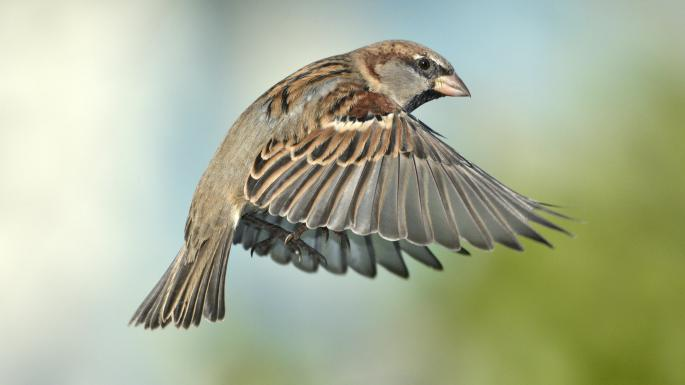
#> input picture sparrow.jpg, 685 x 385 px
$ jupyter execute Lab_2_1_Thresholding_Sparrow.ipynb   (shell and % lines are left out)
#> lines starting #> are read from the running program, lines starting #| are printed output that depends on the picture; after the words box and inside, x2 and y2 are one past the last pixel; in counts of white or black regions, pixels touching at a corner belong together
#  "Thresholding"

# Recap

This is the Lab on Thresholding for Classical Image Segmention in CE6003.  You should complete the tasks in this lab as part of the Thresholding section of the lesson.

Please remember this lab must be completed before taking the quiz at the end of this lesson.

First, if we haven't already done so, we need to clone the various images and resources needed to run these labs into our workspace.

# Introduction

In this lab we introduce our first image segmentation project where we will use thresholding operations to segment a relatively simple image. We will work through this project using the types of image processing techniques such projects typically need and then segment an image.

At the end of the lab we'll review the work we've done and assess what types of images and projects this approach is effective for.

# Goal

In this tutorial we will learn about three key items:
* The general image processing algorithms that are required for most image processing projects; e.g. denoising,
* Using our first classical segmentation technique on images (thresholding);
* How to use Otsu's Method to automatically find a suitable threshold level to segment an image.

# Background

Image segmentation is the process of partitioning a digital image into multiple segments to make the image easier to analyze.  Often we are looking to locate objects and boundaries in the original image.

A more precise way of looking at it is to say that image segmentation's goal is to assign a label to every pixel in an image such that pixels with the same label share certain characteristics.

For example, these images show a typical road scene on the left and a segmented version of the image on the right where the cars have been separated from the road, the buildings, the people in the scene, etc.

<p float="center">

</p>

# Our First Segmenter

So, now that we've seen what is possible, let's start by solving our first segmentation problem.

Let's look at this image of a starfish.  Let's examine it in its original color, in grayscale and in black and white.

Colour                            |  Grayscale                           |  Black & White
:--------------------------------:|:------------------------------------:|:---------------------------:
   |  |

We are searching these images for clues as to how we might be able to segment them into two regions - the 'starfish' region and the 'not starfish' region.

It turns out we can segment this image into a region approximating the starfish and a background region (the 'not starfish; region) using thresholding, along with general purpose image processing techniques such as denoising, morphological operations, and some contour detection and drawing.  Finally, once we've established a boundary for the starfish, we can fill our starfish shape. After that we'll use some bitwise operations to overlay our segmented image over the original image.

First, lets use OpenCV's fastN1MeansDenoisingColored routine to denoise the image.  We're using a larger 'h' and 'hColor' value than typically used as the image is more noisy than images typically used with these technique.  (This should make more sense as we go forward into the CNN segmentation examples).

[cell 1]
import cv2
import numpy as np
import matplotlib.pyplot as plt
img = cv2.imread("./sparrow.jpg")
#> img is the input picture: shape (385, 685, 3); mean B, G, R 149.9, 177.3, 169.6
plt.imshow(img)

[cell 2]
# Apply some blurring to reduce noise

# h is the Parameter regulating filter strength for luminance component.
# Bigger h value perfectly removes noise but also removes image details,
# smaller h value preserves details but also preserves some noise

# Hint: I recommend using larger h and hColor values than typical to remove noise at the
# expense of losing image details

# YOUR CODE HERE
# Experiment with setting h and hColor to a suitable value.
# Exercise: Insert code here to set values for h and hColor.
h = 10
hColor = 10
# END YOUR CODE HERE

# Default values
templateWindowSize = 7
searchWindowSize = 21

blur = cv2.fastNlMeansDenoisingColored(img, None, h, hColor,templateWindowSize,searchWindowSize)

plt.imshow(cv2.cvtColor(blur, cv2.COLOR_BGR2RGB))
plt.show()

Now, lets run a morphological operation on the blurred image.

For this example, we are going to generate a gradient.

This builds on dilation and erosion.  You can read more about erosion and dilation
in the 'Basics' section of Lesson 2.

Today we are going to use them to generate an outline for our starfish.

# Edge Detection
Instead of using a gradient, you could use an edge detection such as Sobol, Laplacian and Canny here in combination with adjusting the image denoising step above.  I'll leave those as an exercise for the reader for now!

[cell 3]
# Apply a morphological gradient (dilate the image, erode the image, and take the difference

elKernel = cv2.getStructuringElement(cv2.MORPH_ELLIPSE, (15,15))

# YOUR CODE HERE
# Exercise: Use openCV's morphologyEx to generate a gradient using the kernel above
gradient = cv2.morphologyEx(blur, cv2.MORPH_GRADIENT, elKernel)
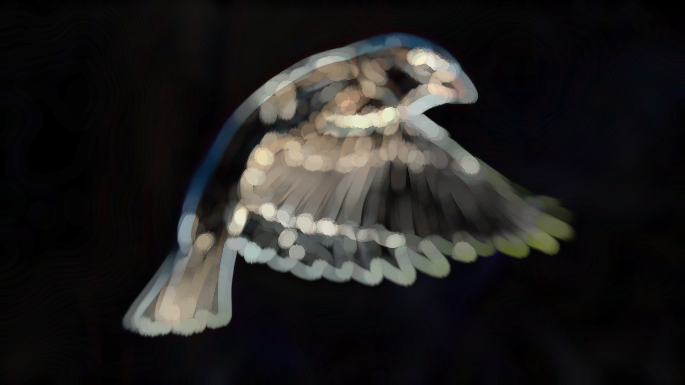
#> gradient: shape (385, 685, 3); mean B, G, R 31.2, 31.8, 33.1
# END YOUR CODE HERE

plt.imshow(cv2.cvtColor(gradient, cv2.COLOR_BGR2RGB))

We now have completed the pre-processing of our image.

From this point onwards, we are concerning ourselves with:

a) filling the region of interest, and

b) removing artefacts from the image which we are not interested in.

There are quite a few approaches we can take to this (including not doing them at all), but today lets apply OTSU's threshold to convert the image to black and white, and perform a closing operation to 'fill in' the starfish and then perform some erosion to remove parts of the image that we consider noise.

## OTSU Thresholding
When converting from a grayscale image to a black and white image, selecting a good threshold value can be a time-consuming and manual process.  There are a number of automatic thresholding techniques available - and Otsu's method thresholding is one of the better known techniques.

Conceptually simple, and relatively low cost computationally, Otsu's threshold iterate through all the possible threshold values to find the threshold value where the sum of foreground and background spreads is at its minimum.

[cell 4]
# Apply Otsu's method - or you can adjust the level at which thresholding occurs
# and see what the effect of this is

# Convert gradient to grayscale
gradient_a = cv2.cvtColor(gradient, cv2.COLOR_BGR2GRAY)
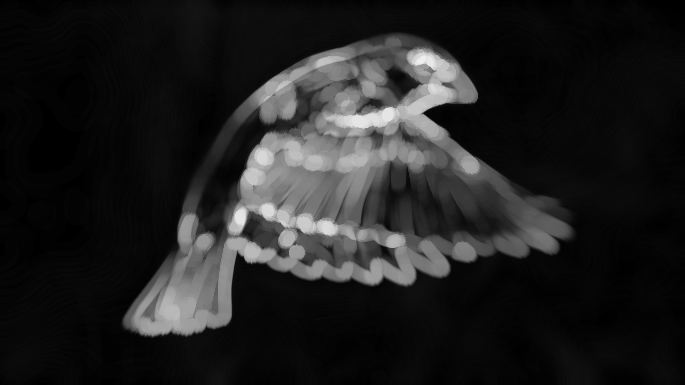
#> gradient_a: shape (385, 685); min 0, max 238, mean 32.1


# YOUR CODE HERE
# Exercise: Generate a matrix called otsu using OpenCV's threshold() function.  Use
# Otsu's method.
ret, otsu = cv2.threshold(gradient_a, 0, 255,  cv2.THRESH_OTSU)
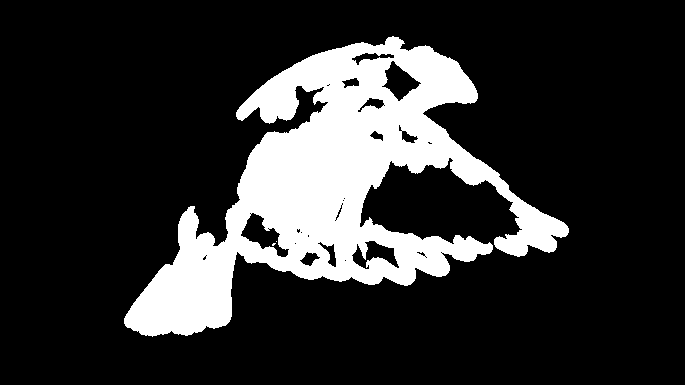
#> otsu: shape (385, 685); 18.7% white; 3 white regions (2 under 20 px), largest, box (x1, y1, x2, y2) and area: (124, 36, 569, 337) 49197
#> ret = 69
# END YOUR CODE HERE


# Apply a closing operation - we're using a large kernel here. By all means adjust the size of this kernel
# and observe the effects
closingKernel = cv2.getStructuringElement(cv2.MORPH_ELLIPSE, (35, 35))
close = cv2.morphologyEx(otsu, cv2.MORPH_CLOSE, closingKernel)
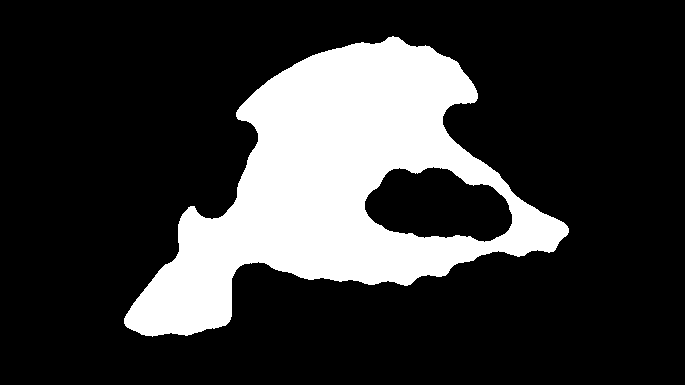
#> close: shape (385, 685); 21.3% white; 1 white region, box (x1, y1, x2, y2) and area: (124, 36, 569, 337) 56231

[cell 5]
# Erode smaller artefacts out of the image - play with iterations to see how it works

# YOUR CODE HERE
# Exercise: Generate a matrix called eroded using cv2.erode() function over the 'close' matrix.
# Experiment until your output image is similar to the image below
kernel = cv2.getStructuringElement(cv2.MORPH_ELLIPSE, (5,5))
eroded = cv2.erode(close, kernel, iterations = 1)
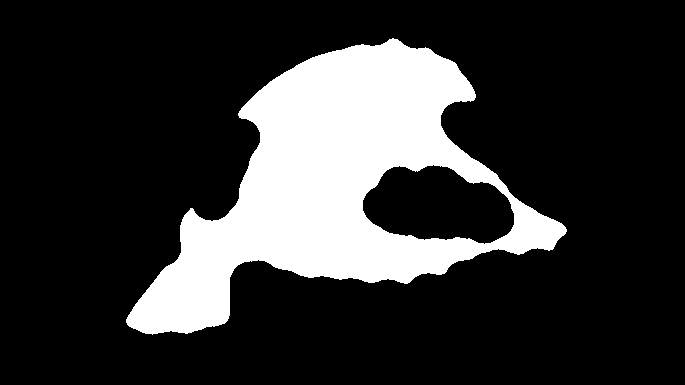
#> eroded: shape (385, 685); 20% white; 1 white region
# END YOUR CODE HERE

plt.imshow(eroded, cmap='gray')

After switching to black and white and applying our closing and erosion operations, our simplified starfish is starting to emerge

Original Image            | B&W Image                      | After Closing                   | After Erosion
:------------------------:|:------------------------------:|:-------------------------------:|:--------------
  |   |  |

So, now we've effectively segmented our image.

Now, let's post-process the image to find the contours that represent the edge of the starfish.  We'll just use the intuition that the starfish is the largest object in the scene.

Then we'lll do a little image manipulation to generate a colour representing the starfish, another colour representing the background (i.e. not the starfish) and then merge those colours with the original image.

You'll notice the closing and erosion steps are not perfect - they're not supposed to be.  They are good enough to feed into the findContours routine.  By all means, tune them further to get better quality input into findContours.

In the findContours routine we're using cv2.RETR_EXTERNAL.  This is to reduce the complexity of post-processing by only reporting 'external' contours (i.e. we'll attempt to suppress contours that are inside other contours).

[cell 6]
p = int(img.shape[1] * 0.05)
#> p = 34
eroded[:, 0:p] = 0
eroded[:, img.shape[1] - p:] = 0
print(img.shape)
#| (385, 685, 3)
print(eroded.shape)
#| (385, 685)

[cell 7]
# YOUR CODE HERE
# Exercise: Find the contours - just external contours to keep post-processing simple
contours, hierarchy = cv2.findContours(eroded, cv2.RETR_EXTERNAL, cv2.CHAIN_APPROX_SIMPLE)
#> contours = 1 contour; box (x1, y1, x2, y2) and area: (126, 38, 567, 335) 60844
# END YOUR CODE HERE

[cell 8]
# Sort the candidates by size, and just keep the largest one
contours = sorted(contours, key=cv2.contourArea, reverse=True)[:1]

# Lets create two images, initially all zeros (i.e. black)
# One image will be filled with 'Blue' wherever we think there's some starfish
# The other image will be filled with 'Green' whereever we think there's not some starfish
h, w, num_c = img.shape
#> h = 385; w = 685; num_c = 3
segmask = np.zeros((h, w, num_c), np.uint8)
stencil = np.zeros((h, w, num_c), np.uint8)

# I know we've only one contour, but - in general - we'd expect to have more contours to deal with
for c in contours:
    # Fill in the starfish shape into segmask
    cv2.drawContours(segmask, [c], 0, (255, 0, 0), -1)
    # Lets fill in the starfish shape into stencil as well
    # and then re-arrange the colors using numpy
    cv2.drawContours(stencil, [c], 0, (255, 0, 0), -1)
    stencil[np.where((stencil==[0,0,0]).all(axis=2))] = [0, 255, 0]
    stencil[np.where((stencil==[255,0,0]).all(axis=2))] = [0, 0, 0]
#> this loop made 1 pass
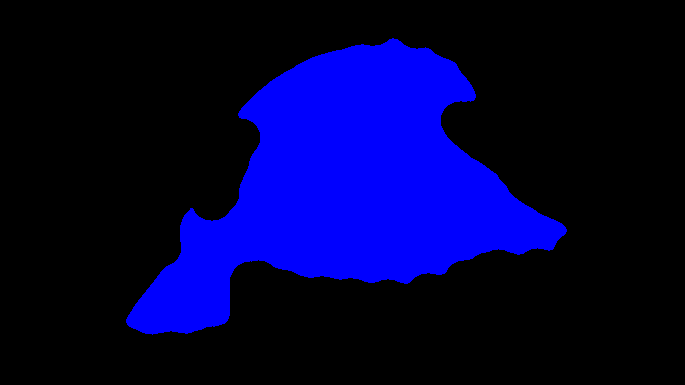
#> segmask: shape (385, 685, 3); mean of channels 0, 1, 2 59.4, 0, 0; drawn as B, G, R
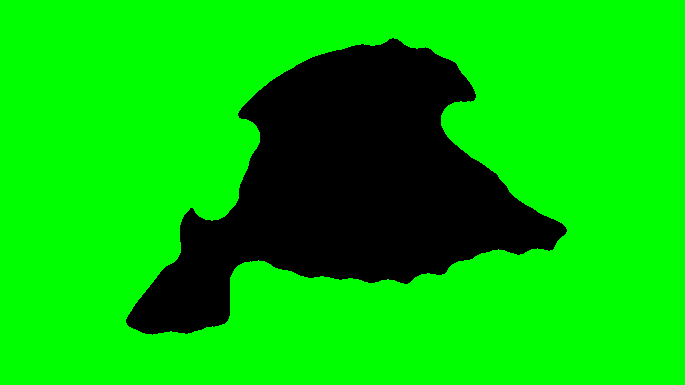
#> stencil: shape (385, 685, 3); mean of channels 0, 1, 2 0, 195.6, 0; drawn as B, G, R

# Now, lets create a mask image by bitwise ORring segmask and stencil together
mask = cv2.bitwise_or(stencil, segmask)
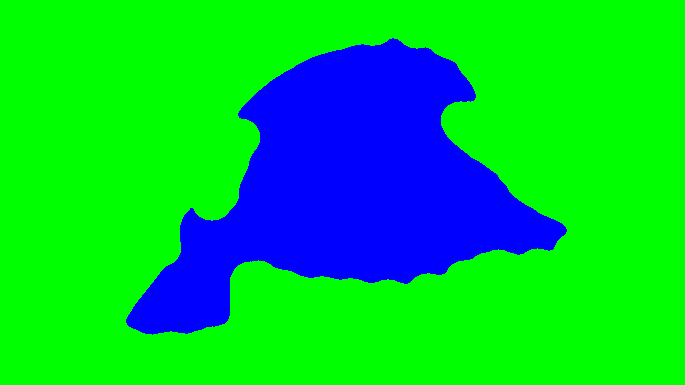
#> mask: shape (385, 685, 3); mean of channels 0, 1, 2 59.4, 195.6, 0; drawn as B, G, R

plt.imshow(cv2.cvtColor(mask, cv2.COLOR_BGR2RGB))

You should have generated a reasonable mask representing our image as having two parts - a 'starfish' and 'not a starfish'.  It should look like the final mask in the image below.

Starfish Mask                    | Not Starfish Mask                | Final Mask
:-------------------------------:|:--------------------------------:|:-------------------------------
 |  |

[cell 9]
# Now, lets just blend our original image with our mask

# YOUR CODE HERE
# Exercise: Blend the original image 'img' and our mask 'mask'
# in any way you see fit, and store it in a variable called output
# Hint: You'll find answers at the bottom of the lab.
output = cv2.bitwise_or(mask, img)
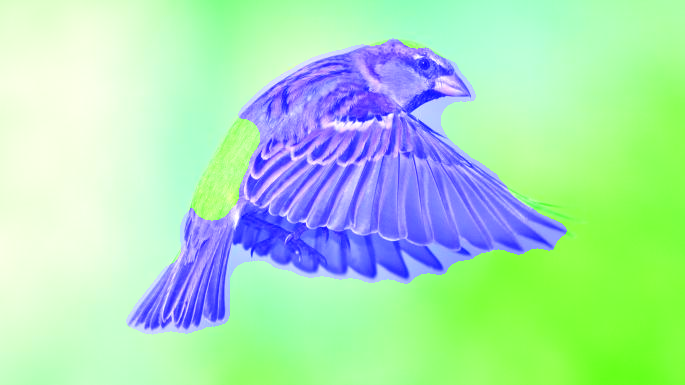
#> output: shape (385, 685, 3); mean of channels 0, 1, 2 184, 225, 169.6; drawn as B, G, R
# END YOUR CODE HERE

[cell 10]
cv2.__version__
#> Out = '4.13.0'

[cell 11]
plt.imshow(cv2.cvtColor(output, cv2.COLOR_BGR2RGB))

$ run again, with 1742440-e1561929247963.jpg copied over sparrow.jpg
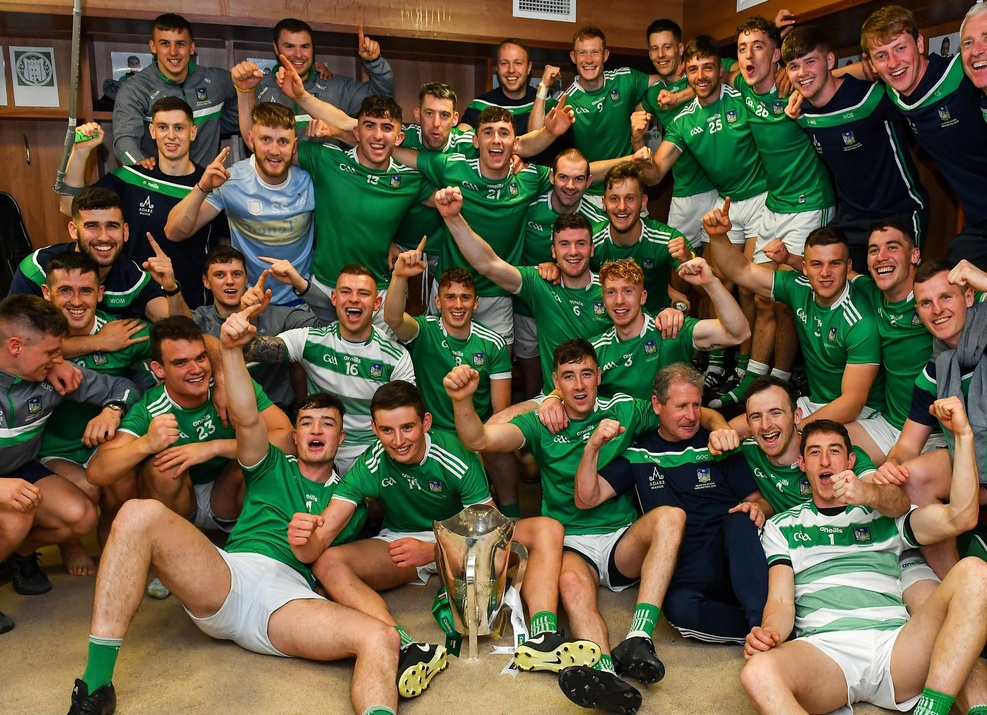
#> input picture 1742440-e1561929247963.jpg, 987 x 715 px, shrunk from 3980 x 2882 before the run
#> img is the input picture: shape (715, 987, 3); mean B, G, R 65.5, 90.2, 100
#> `ret, otsu = cv2.threshold(gradient_a, 0, 255,  cv2.THRESH_OTSU)`:
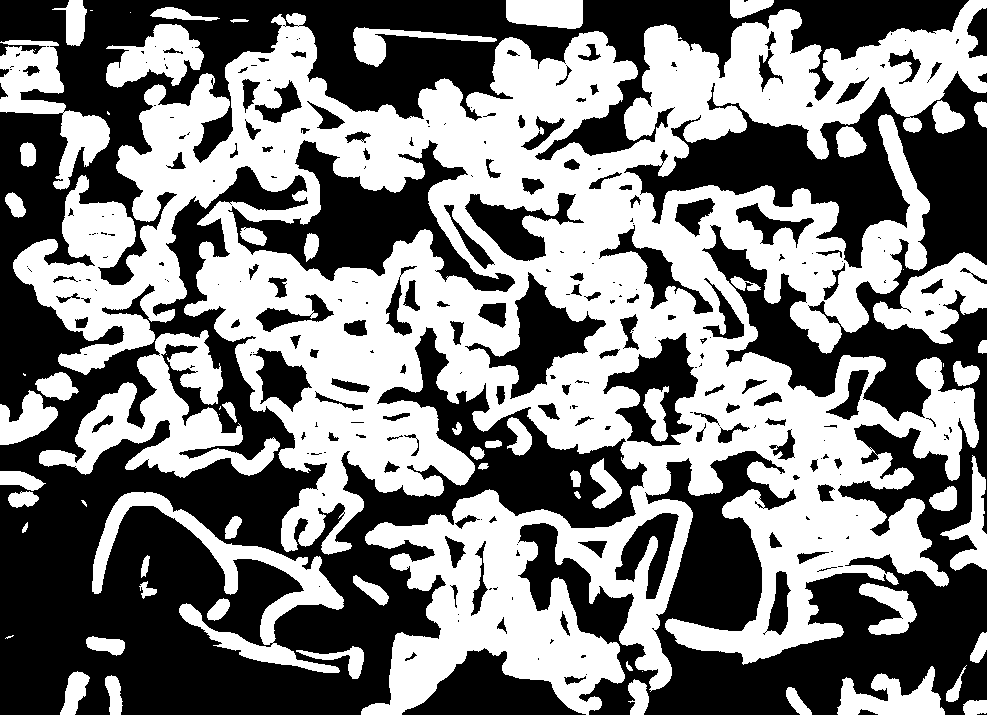
#> otsu: shape (715, 987); 49% white; 71 white regions (15 under 20 px), largest, box (x1, y1, x2, y2) and area: (13, 0, 987, 715) 280838, (39, 330, 280, 478) 12944, (92, 492, 344, 673) 8958
#> ret = 106
#> close: shape (715, 987); 70.7% white; 28 black regions, largest, box (x1, y1, x2, y2) and area: (0, 458, 369, 715) 48445, (646, 566, 987, 715) 23351, (296, 0, 506, 111) 15958
#| (715, 987, 3)
#| (715, 987)
#> `contours, hierarchy = cv2.findContours(eroded, cv2.RETR_EXTERNAL, cv2...`: contours = 5 contours; box (x1, y1, x2, y2) and area: (49, 0, 938, 715) 513627, (831, 670, 938, 715) 3214, (62, 638, 123, 715) 2948, (788, 689, 814, 715) 206, (142, 559, 155, 596) 142
#> `contours = sorted(contours, key=cv2.contourArea, reverse=True)[:1]`: contours = 1 contour; box (x1, y1, x2, y2) and area: (49, 0, 938, 715) 513627
#> the loop `for c in contours:` made 1 pass
#> `output = cv2.bitwise_or(mask, img)`:
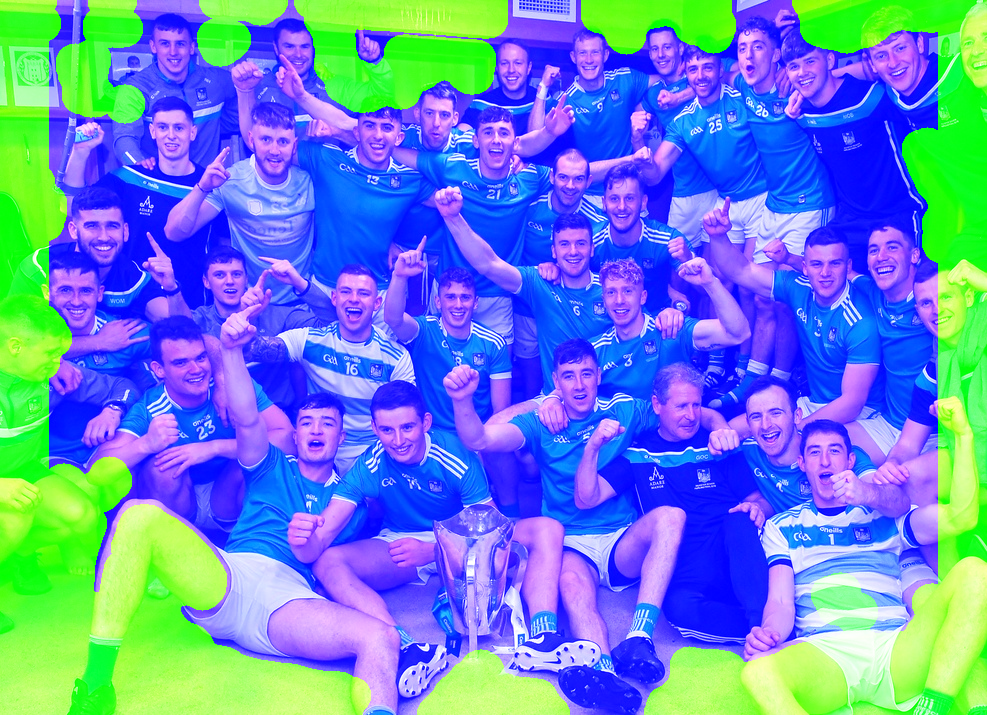
#> output: shape (715, 987, 3); mean of channels 0, 1, 2 204.9, 133.5, 100; drawn as B, G, R
#> Out = '4.13.0'
